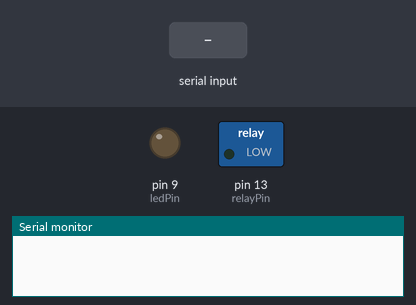
The sketch below on a simulated Arduino Uno, built with avr-gcc and run on an emulated ATmega328P. Parts: switched loads named in the sketch (green lamp = pin HIGH), output pins drawn as LEDs (lit = HIGH), the last lines printed to the serial monitor. Inputs (shaded band) come from the test bench.

Above: at 1.2 s.
1.3 s: "1\n" received over Serial
At 2.1 s:
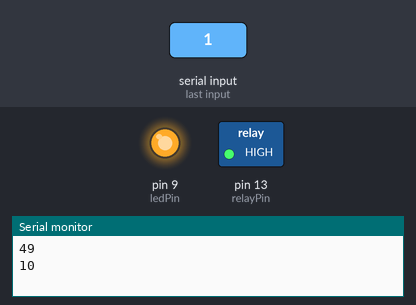
2.8 s: "2\n" received over Serial
At 3.2 s:
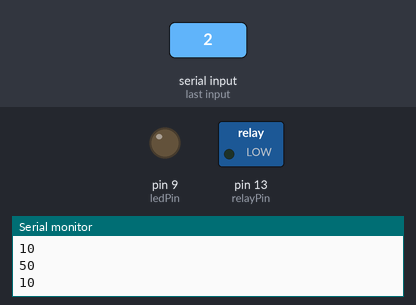
Timing chart, 0 to 5.8 s (numbered marks = the images above; inputs shaded):
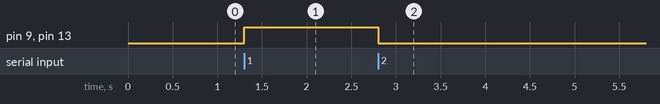

The sketch:

btLock.ino
```cpp
int value;
int ledPin = 9;
int relayPin = 13;


void setup() {
Serial.begin(9600);
pinMode(ledPin, OUTPUT);
pinMode(relayPin, OUTPUT);
}
void loop() {
 // put your main code here, to run repeatedly:
if(Serial.available()>0)
 {
 value = Serial.read(); // reading the data received from the bluetooth module
 Serial.println(value);
 Serial.print("\n");
if(value=='1' ){
digitalWrite(ledPin, HIGH);
digitalWrite(relayPin, HIGH);
}
if(value=='2' ){
digitalWrite(ledPin ,LOW);
digitalWrite(relayPin, LOW);
 }}
}
```

Measured:
- after the input at 1.3 s, pin 9 (ledPin), pin 13 (relayPin): LOW → HIGH at once
- after the input at 2.8 s, pin 9 (ledPin), pin 13 (relayPin): HIGH → LOW at once
